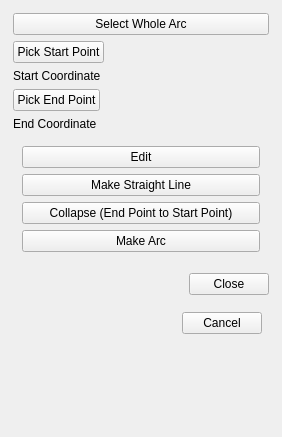
<?xml version="1.0" encoding="UTF-8"?>
<ui version="4.0">
 <class>qtCMBArcEditWidget</class>
 <widget class="QWidget" name="qtCMBArcEditWidget">
  <property name="geometry">
   <rect>
    <x>0</x>
    <y>0</y>
    <width>282</width>
    <height>437</height>
   </rect>
  </property>
  <property name="windowTitle">
   <string>Form</string>
  </property>
  <layout class="QVBoxLayout" name="verticalLayout_4">
   <item>
    <widget class="QWidget" name="SelectPointsWidget" native="true">
     <layout class="QVBoxLayout" name="verticalLayout_3">
      <property name="margin">
       <number>2</number>
      </property>
      <item>
       <layout class="QFormLayout" name="formLayout">
        <property name="fieldGrowthPolicy">
         <enum>QFormLayout::AllNonFixedFieldsGrow</enum>
        </property>
        <item row="1" column="0">
         <widget class="QPushButton" name="StartPointButton">
          <property name="text">
           <string>Pick Start Point</string>
          </property>
          <property name="icon">
           <iconset resource="../../Resources/Resources.qrc">
            <normaloff>:/cmb/pqSurfaceSelectionPoint24.png</normaloff>:/cmb/pqSurfaceSelectionPoint24.png</iconset>
          </property>
         </widget>
        </item>
        <item row="3" column="0">
         <widget class="QPushButton" name="EndPointButton">
          <property name="text">
           <string>Pick End Point</string>
          </property>
          <property name="icon">
           <iconset resource="../../Resources/Resources.qrc">
            <normaloff>:/cmb/pqSurfaceSelectionPoint24.png</normaloff>:/cmb/pqSurfaceSelectionPoint24.png</iconset>
          </property>
         </widget>
        </item>
        <item row="0" column="0" colspan="2">
         <widget class="QPushButton" name="WholeArcButton">
          <property name="text">
           <string>Select Whole Arc</string>
          </property>
         </widget>
        </item>
        <item row="2" column="0" colspan="2">
         <widget class="QLabel" name="StartPointLabel">
          <property name="sizePolicy">
           <sizepolicy hsizetype="Preferred" vsizetype="Fixed">
            <horstretch>0</horstretch>
            <verstretch>0</verstretch>
           </sizepolicy>
          </property>
          <property name="text">
           <string>Start Coordinate</string>
          </property>
         </widget>
        </item>
        <item row="4" column="0" colspan="2">
         <widget class="QLabel" name="EndPointLabel">
          <property name="sizePolicy">
           <sizepolicy hsizetype="Preferred" vsizetype="Fixed">
            <horstretch>0</horstretch>
            <verstretch>0</verstretch>
           </sizepolicy>
          </property>
          <property name="text">
           <string>End Coordinate</string>
          </property>
         </widget>
        </item>
       </layout>
      </item>
      <item>
       <widget class="QWidget" name="OperationsWidget" native="true">
        <layout class="QVBoxLayout" name="verticalLayout">
         <item>
          <layout class="QGridLayout" name="CommonOperations">
           <item row="0" column="0" colspan="2">
            <widget class="QPushButton" name="EditButton">
             <property name="text">
              <string>Edit</string>
             </property>
             <property name="icon">
              <iconset resource="../../Resources/Resources.qrc">
               <normaloff>:/cmb/ContourWidget24.png</normaloff>:/cmb/ContourWidget24.png</iconset>
             </property>
            </widget>
           </item>
           <item row="1" column="0" colspan="2">
            <widget class="QPushButton" name="ArcStraightenButton">
             <property name="text">
              <string>Make Straight Line</string>
             </property>
            </widget>
           </item>
          </layout>
         </item>
         <item>
          <widget class="QWidget" name="SubArcOpWidget" native="true">
           <layout class="QGridLayout" name="gridLayout">
            <property name="margin">
             <number>0</number>
            </property>
            <item row="0" column="0">
             <layout class="QGridLayout" name="SubArcOperations">
              <item row="0" column="0">
               <widget class="QPushButton" name="ArcCollapseButton">
                <property name="text">
                 <string>Collapse (End Point to Start Point)</string>
                </property>
               </widget>
              </item>
              <item row="1" column="0">
               <widget class="QPushButton" name="MakeArcButton">
                <property name="text">
                 <string>Make Arc</string>
                </property>
               </widget>
              </item>
             </layout>
            </item>
           </layout>
          </widget>
         </item>
         <item>
          <widget class="QWidget" name="WholeArcOpWidget" native="true">
           <layout class="QGridLayout" name="gridLayout_3">
            <property name="margin">
             <number>0</number>
            </property>
            <item row="0" column="0">
             <layout class="QGridLayout" name="WholeArcOperations"/>
            </item>
           </layout>
          </widget>
         </item>
        </layout>
       </widget>
      </item>
      <item>
       <widget class="QDialogButtonBox" name="PickButtonBox">
        <property name="standardButtons">
         <set>QDialogButtonBox::Close</set>
        </property>
       </widget>
      </item>
     </layout>
    </widget>
   </item>
   <item>
    <widget class="QWidget" name="ArcEditWidgtet" native="true">
     <layout class="QVBoxLayout" name="verticalLayout_2">
      <item>
       <layout class="QVBoxLayout" name="ContourLayout"/>
      </item>
      <item>
       <widget class="QDialogButtonBox" name="EditButtonBox">
        <property name="standardButtons">
         <set>QDialogButtonBox::Cancel</set>
        </property>
       </widget>
      </item>
     </layout>
    </widget>
   </item>
   <item>
    <spacer name="FinalSpacer">
     <property name="orientation">
      <enum>Qt::Vertical</enum>
     </property>
     <property name="sizeHint" stdset="0">
      <size>
       <width>20</width>
       <height>40</height>
      </size>
     </property>
    </spacer>
   </item>
  </layout>
 </widget>
 <resources>
  <include location="../../Resources/Resources.qrc"/>
 </resources>
 <connections/>
</ui>
